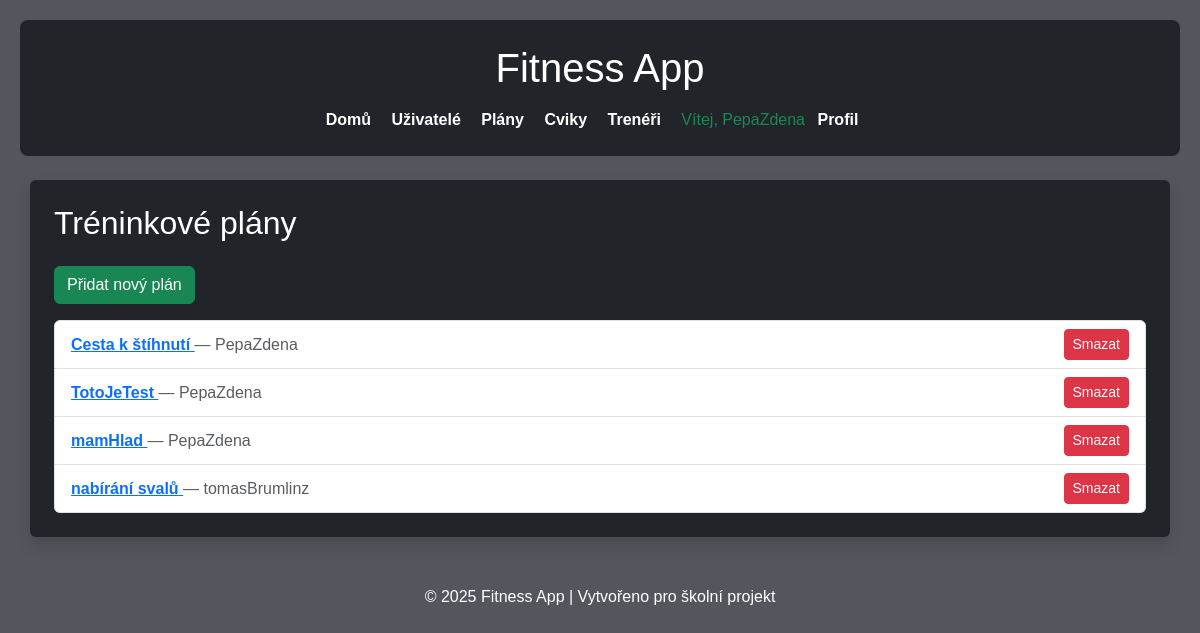
Screenshot of /workout-plans/ (signed in) with the database file from the repository.
### library/models.py (models this page shows, shortened)
class WorkoutPlan(models.Model):
    user_profile = models.ForeignKey(UserProfile, on_delete=models.CASCADE, related_name='workout_plans')
    planName = models.CharField(max_length=100, verbose_name='Plan Name')
    finalWeight = models.FloatField(verbose_name='Final Weight (kg)')
    planDescription = models.TextField(blank=True, verbose_name='Plan Description')
    class Meta:
        ordering = ['planName']
        verbose_name = 'Workout Plan'
        verbose_name_plural = 'Workout Plans'

class UserProfile(models.Model):
    user = models.OneToOneField(User, on_delete=models.CASCADE, related_name='profile')
    age = models.IntegerField(verbose_name='Age')
    height = models.FloatField(verbose_name='Height (cm)')
    weight = models.FloatField(verbose_name='Weight (kg)')
    is_trainer = models.BooleanField(default=False, verbose_name='Is Trainer')
    trainer = models.ForeignKey(
        'self',
        on_delete=models.SET_NULL,
        null=True,
        blank=True,
        limit_choices_to={'is_trainer': True},
        related_name='clients',
        verbose_name='Selected Trainer'
    )
    class Meta:
        ordering = ['user__username']
        verbose_name = 'User Profile'
        verbose_name_plural = 'User Profiles'

### library/views.py (the view)
# urls.py: path('workout-plans/', views.WorkoutPlanListView.as_view(), name='workoutplan-list'),
class WorkoutPlanListView(ListView):
    model = WorkoutPlan
    template_name = 'workoutplan_list.html'

### library/templates/workoutplan_list.html
{% extends 'base.html' %}
{% block content %}
<h2 class="mb-4">Tréninkové plány</h2>
<a href="{% url 'workoutplan-create' %}" class="btn btn-success mb-3">Přidat nový plán</a>
{% if object_list %}
    <ul class="list-group">
        {% for plan in object_list %}
            <li class="list-group-item d-flex justify-content-between align-items-center">
                <div>
                    <a href="{% url 'workoutplan-detail' plan.pk %}">
                        <strong>{{ plan.planName }}</strong>
                    </a>
                    <span class="text-muted">— {{ plan.user_profile.user.username }}</span>
                </div>
                <a href="{% url 'workoutplan-delete' plan.pk %}" class="btn btn-danger btn-sm">Smazat</a>
            </li>
        {% endfor %}
    </ul>
{% else %}
    <p>Žádné tréninkové plány nebyly nalezeny.</p>
{% endif %}
{% endblock %}

### library/templates/base.html (shortened to what this page needs)
{% load static %}
<!DOCTYPE html>
<html lang="cs">
<head>
    <link href="https://cdn.jsdelivr.net/npm/bootstrap@5.3.3/dist/css/bootstrap.min.css" rel="stylesheet">
    <link rel="stylesheet" href="{% static 'css/styles.css' %}">
</head>
<body>
<header class="bg-dark text-white p-4 mb-4">
    <div class="container">
        <h1 class="mb-3">Fitness App</h1>
        <nav>
            <a href="{% url 'index' %}" class="text-white me-3">Domů</a>
            <a href="{% url 'userprofile-list' %}" class="text-white me-3">Uživatelé</a>
            <a href="{% url 'workoutplan-list' %}" class="text-white me-3">Plány</a>
            <a href="{% url 'exercise-list' %}" class="text-white me-3">Cviky</a>
            <a href="{% url 'trainer-list' %}" class="text-white me-3">Trenéři</a>
            {% if user.is_authenticated %}
                <span class="text-success me-2">Vítej, {{ user.username }}</span>
                <a href="{% url 'profile' %}" class="text-white me-3">Profil</a>
            {% else %}
                <a href="{% url 'login' %}" class="text-white me-3">Přihlásit</a>
                <a href="{% url 'signup' %}" class="text-white">Registrovat</a>
            {% endif %}
        </nav>
    </div>
</header>
<main class="container bg-dark text-white p-4 rounded shadow">
    {% block content %}
    {% endblock %}
</main>
<footer class="text-center text-white mt-5">
    <p>&copy; 2025 Fitness App | Vytvořeno pro školní projekt</p>
</footer>
</body>
</html>

### library/static/css/styles.css (style rules this page uses)
* { margin: 0; padding: 0; box-sizing: border-box; }
body { font-family: Arial, sans-serif; background-color: #55555d; color: white; padding: 20px; }
header { background-color: #000000; color: white; padding: 20px; border-radius: 8px; margin-bottom: 20px; text-align: center; }
header h1 { margin-bottom: 10px; }
nav a { color: white; text-decoration: none; margin-right: 15px; font-weight: bold; }
main { background-color: #2F2E2E; padding: 20px; border-radius: 8px; box-shadow: 0 2px 5px rgba(0, 0, 0, 0.1); }
footer { text-align: center; margin-top: 40px; color: #fffefe; }
.text-center { text-align: center; }
.mb-3 { margin-bottom: 1rem; }

### rows the page displays
WorkoutPlan: planName "Cesta k štíhnutí", user_profile.user.username "PepaZdena"
WorkoutPlan: planName "TotoJeTest", user_profile.user.username "PepaZdena"
WorkoutPlan: planName "mamHlad", user_profile.user.username "PepaZdena"
WorkoutPlan: planName "nabírání svalů", user_profile.user.username "tomasBrumlinz"

### other values shown
{{ user.username }} "PepaZdena"
